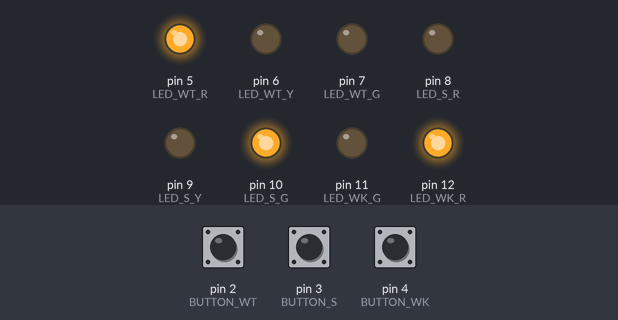
A sketch run on a simulated Arduino Uno, built with avr-gcc and run on an emulated ATmega328P. Parts: output pins drawn as LEDs (lit = HIGH). The test bench sets the inputs (shaded band); at power-on: pin 2 (BUTTON_WT) HIGH, pin 3 (BUTTON_S) HIGH, pin 4 (BUTTON_WK) HIGH.

Above: at 6.8 s.
6.9 s: pin 2 (BUTTON_WT) pulled LOW for 2.6 s
At 9.1 s:
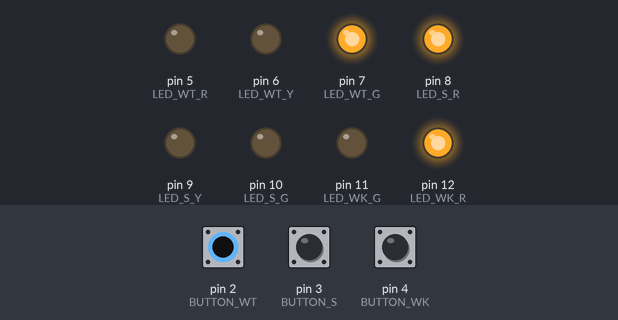
11.0 s: pin 3 (BUTTON_S) pulled LOW for 2.6 s
At 12.45 s:
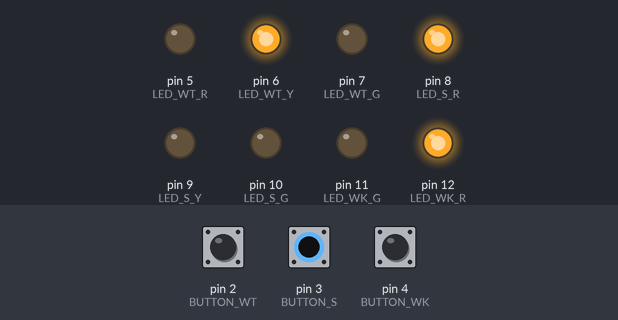
15.1 s: pin 4 (BUTTON_WK) pulled LOW for 2.6 s
At 18.0 s:
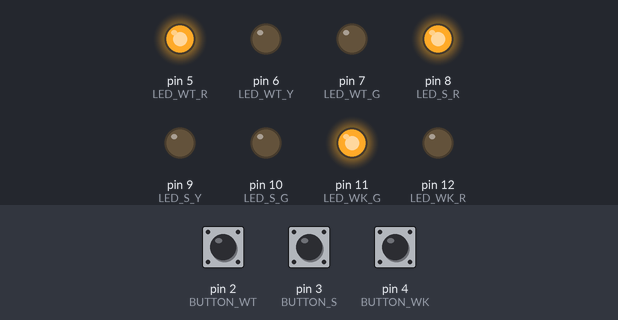
19.2 s: pin 2 (BUTTON_WT) pulled LOW for 2.6 s
At 20.95 s:
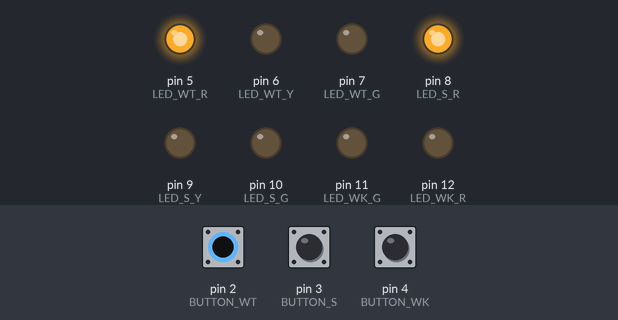
Timing chart, 0 to 22.8 s (numbered marks = the images above; inputs shaded):
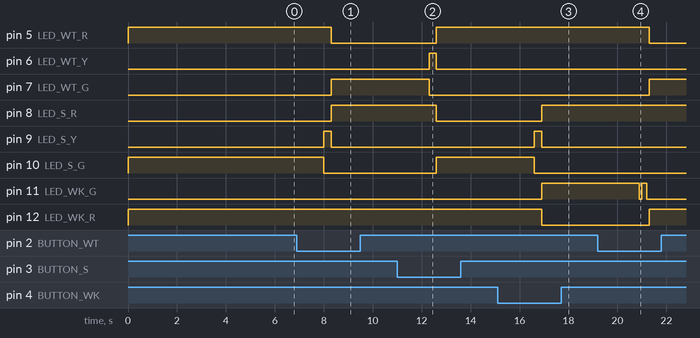

Measured:
- after the input at 6.9 s, pin 5 (LED_WT_R): HIGH → LOW after 1.4 s; pin 7 (LED_WT_G), pin 8 (LED_S_R): LOW → HIGH after 1.4 s; pin 9 (LED_S_Y): LOW → HIGH after 1.1 s, → LOW 0.30 s later; pin 10 (LED_S_G): HIGH → LOW after 1.1 s
- after the input at 11.0 s, pin 5 (LED_WT_R), pin 10 (LED_S_G): LOW → HIGH after 1.6 s; pin 6 (LED_WT_Y): LOW → HIGH after 1.3 s, → LOW 0.30 s later; pin 7 (LED_WT_G): HIGH → LOW after 1.3 s; pin 8 (LED_S_R): HIGH → LOW after 1.6 s
- after the input at 15.1 s, pin 8 (LED_S_R), pin 11 (LED_WK_G): LOW → HIGH after 1.8 s; pin 9 (LED_S_Y): LOW → HIGH after 1.5 s, → LOW 0.30 s later; pin 10 (LED_S_G): HIGH → LOW after 1.5 s; pin 12 (LED_WK_R): HIGH → LOW after 1.8 s
- after the input at 19.2 s, pin 5 (LED_WT_R): HIGH → LOW after 2.1 s; pin 7 (LED_WT_G), pin 12 (LED_WK_R): LOW → HIGH after 2.1 s; pin 11 (LED_WK_G): HIGH → LOW after 1.7 s, → HIGH 0.10 s later, → LOW 0.20 s later

The sketch:

code.ino
```cpp
#define LED_S_R 8
#define LED_S_Y 9
#define LED_S_G 10
#define BUTTON_S 3

#define LED_WT_R 5
#define LED_WT_Y 6
#define LED_WT_G 7
#define BUTTON_WT 2

#define LED_WK_G 11
#define LED_WK_R 12
#define BUTTON_WK 4

#define goS 0
#define waitS 1
#define goWt 2
#define waitWt 3
#define goWk 4
#define lightOn 5
#define lightOff 6
#define lightOff2 7

int input;
int inputS;
int inputWt;
int inputWk;

struct State
{
  unsigned long ST_Out;
  unsigned long Time;
  unsigned long Next[8];
};

//typedef const struct State Stype;

struct State FSM[8] = {
                    //000 001    010    011    100   101    110    111 (S Wt Wk)
  {B00110001, 2000, {goS, waitS, waitS, waitS, goS, waitS, waitS, waitS}}, //goS
  {B01010001, 300, {goWk, goWk, goWt, goWt, goWk, goWk, goWt, goWt}}, //waitS
  {B10000101, 2000, {goWt, waitWt, goWt, waitWt, waitWt, waitWt, waitWt, waitWt}}, //goWt
  {B10001001, 300, {goWk, goWk, goWk, goWk, goS, goWk, goS, goWk}}, //waitWt
  {B10010010, 2000, {goWk, goWk, lightOff, lightOff, lightOff, lightOff, lightOff, lightOff}}, //goWk
  {B10010010, 200, {lightOff2, lightOff2, lightOff2, lightOff2, lightOff2, lightOff2, lightOff2, lightOff2}}, //lightOn
  {B10010000, 100, {lightOn, lightOn, lightOn, lightOn, lightOn, lightOn, lightOn, lightOn}}, //lightOff
  {B10010000, 100, {goS, goS, goWt, goWt, goS, goS, goS, goS}}, //lightOff2
};

unsigned long S = 0;

void setup()
{
  pinMode(LED_S_R, OUTPUT);
  pinMode(LED_S_Y, OUTPUT);
  pinMode(LED_S_G, OUTPUT);
  pinMode(BUTTON_S, INPUT_PULLUP);

  pinMode(LED_WT_R, OUTPUT);
  pinMode(LED_WT_Y, OUTPUT);
  pinMode(LED_WT_G, OUTPUT);
  pinMode(BUTTON_WT, INPUT_PULLUP);

  pinMode(LED_WK_G, OUTPUT);
  pinMode(LED_WK_R, OUTPUT);
  pinMode(BUTTON_WK, INPUT_PULLUP);
}

void loop()
{

  digitalWrite(LED_S_R, FSM[S].ST_Out & B10000000);
  digitalWrite(LED_S_Y, FSM[S].ST_Out & B01000000);
  digitalWrite(LED_S_G, FSM[S].ST_Out & B00100000);

  digitalWrite(LED_WT_R, FSM[S].ST_Out & B00010000);
  digitalWrite(LED_WT_Y, FSM[S].ST_Out & B00001000);
  digitalWrite(LED_WT_G, FSM[S].ST_Out & B00000100);

  digitalWrite(LED_WK_G, FSM[S].ST_Out & B00000010);
  digitalWrite(LED_WK_R, FSM[S].ST_Out & B00000001);

  delay(FSM[S].Time);

  inputS = !digitalRead(BUTTON_S);
  inputWt = !digitalRead(BUTTON_WT);
  inputWk = !digitalRead(BUTTON_WK);

  input = 4*inputS + 2*inputWt + inputWk;

  S = FSM[S].Next[input];
}
```
